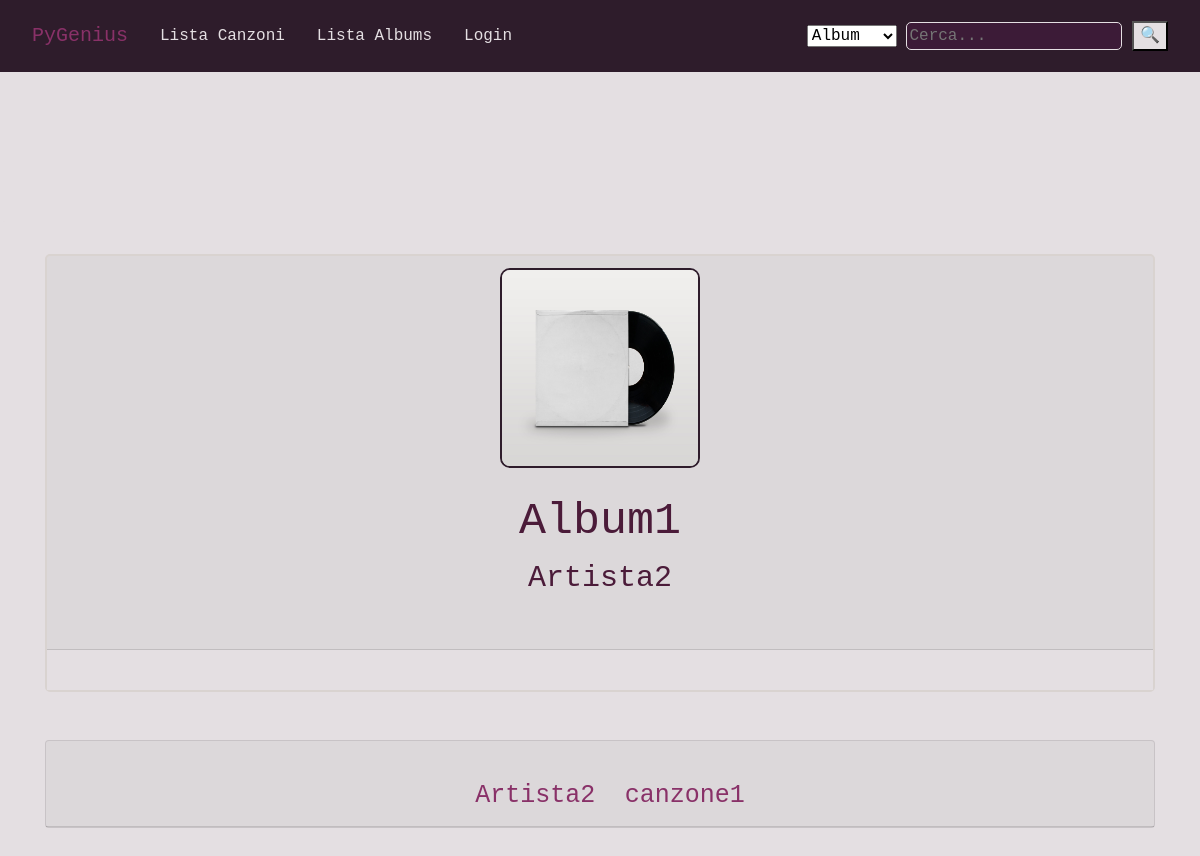
Page /gestione/dettaglialbum/album1artista2/ on the committed database.
### gestione/models.py (models this page shows, shortened)
class Album(models.Model):
    titolo = models.CharField(max_length=200)
    autore = models.ForeignKey(User, on_delete=models.CASCADE, related_name='albums')
    data_pub = models.DateField(default=None)
    cover = models.ImageField(upload_to='covers/',default='/imgs/missing_album.jpg')
    titolo_autore = models.CharField(primary_key= True, max_length=600,error_messages={'invalid':'Esiste già'})

class Canzone(models.Model):
    titolo = models.CharField(max_length=200)
    durata = models.DurationField(null=False, blank=False)
    album = models.ForeignKey(Album, on_delete=models.CASCADE, related_name='canzoni',blank=True,default=None,null=True)
    autore = models.ForeignKey(User, on_delete=models.CASCADE, related_name='canzoni')
    data_pub = models.DateField(default=None)
    visite = models.IntegerField(default=0)
    testo = models.TextField(max_length=100000)
    cover = models.ImageField(upload_to='covers/',default='/imgs/missing.png', null=True,blank=True)
    file_visite = models.FilePathField(path=logs_path(),default=None)
    popolarità = models.DecimalField(max_digits=4,decimal_places=3,default=1)
    titolo_autore = models.CharField(primary_key= True, max_length=600,error_messages={'invalid':'Esiste già'})
    class Meta:
        verbose_name_plural = 'Canzoni'

### gestione/views.py (the view)
# urls.py: path('dettaglialbum/<pk>/', DettagliaAlbum.as_view(), name='dettagliaalbum'),
class DettagliaAlbum(DetailView):
    model = Album
    template_name = 'gestione/dettagliaalbum.html'
    def get_context_data(self, *, object_list=None, **kwargs):
        context=super().get_context_data()
        context['lista_canzoni'] = Canzone.objects.filter(album=self.kwargs['pk'])
        return context

### gestione/templates/gestione/dettagliaalbum.html (shortened to what this page needs)
{% extends 'base.html' %}
{% load static %}
{% load tags_gestione %}
{% block content %}
<div class="card d-flex" style="text-align:center;background-color:#E4DFE2; border: 2px solid #D9D3D0;border-radius: 5px;">
      <div class="card-header" style="font-size:45px"> <img style=" border: 2px solid #2E1C2B;border-radius: 10px;" src="{% static object.cover.url %}" width="200"  height="200">
          <div style="color:#4B1B39;padding:20px;text-align:center;"> {{object.titolo|capfirst}}
            <br>
           <p style="font-size:30px;color:#4B1B39"> <a style="color:#4B1b39" href="{% url 'gestione:listacanzoni' object.autore.pk %}">{{object.autore|capfirst}}</a></p>
          </div>
      </div>
    <div class="card-body" style="background-color:#E4DFE2;width:75;color:#4B1B39;text-align:center">
    </div>
</div>
  <br>
  <br>
    <center>
      {% for can in lista_canzoni %}
<div class="card d-flex" style="background-color:#E4DFE2;text-align:center">
    <div class="card-header">
           <br>
    <a class="card-body" style="color:#893168;font-size:25px" href="{% url 'gestione:listacanzoni' can.autore.pk %}">{{can.autore|capfirst}}</a> <a style="color:#893168;font-size:25px" href="{% url 'gestione:dettagliacanzone' can.pk %}"> {{can.titolo}}</a>
        </div>
</div>
<br>
{% endfor %}
{% endblock %}

### rows in the picture
Album: cover (picture), titolo "Album1", autore "Artista2"
Canzone: autore "Artista2", titolo "canzone1"
